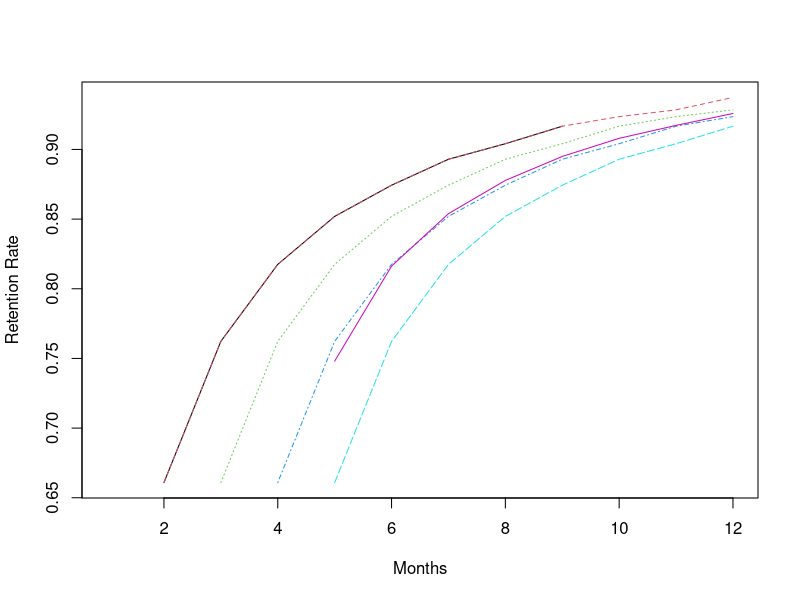

This figure's R source:
## ---- chunk 1
library(knitr)
opts_chunk$set(tidy = TRUE)
## ---- chunk 2
library(ggplot2)
library(dplyr)
library(reshape2)
## ---- chunk 3
d <- read.csv('data.csv',header=T)
d[,1] <- as.character(d[,1])
#d[,2] <- as.numeric(d[,2])
str(d)
## ---- chunk 4
t <- c(1:length(d[,2])) # t= month number
d1 <- cbind(d,t)
d1 <- mutate(d1,S=Active,t1=t-1) # t1 = preiod number of each month; S = active customers;
d1 <- mutate(d1, N= -c(NA,diff(d1$S))) # N = churned customers
d2 <- d1 %>% select(t1, S, N)
S0 <-  d2[["S"]][1] #initial cohort size
N1 <- d2[["N"]][-1] # vector of incremental churns
S1 <- d2[["S"]][length(t)] #last element of active customers column
## ---- chunk 5
# log of P
log_P <- function(t, a, b) {
  lbeta(a+1, b+t-1) - lbeta(a, b)
}
# log of S
log_S <- function(t, a, b) {
  lbeta(a, b+t) - lbeta(a,b)
}
#log likelihood of Beta Geometric functions 
LL_BG <- function(pars, N, S) {
  a <- exp(pars[1])
  b <- exp(pars[2])
  Tobs <- length(N)
  t <- 1:Tobs
  LL_p <- sum(N * log_P(t,a, b))
  LL_s <- S * log_S(Tobs, a, b)
  LL_all <- LL_p + LL_s
  return(-LL_all) ## scalar
}
## ---- chunk 6
opt_BG <- optim(c(0,0),fn=LL_BG,
N=N1, S=S1)
a <- exp(opt_BG[["par"]][1])
b <- exp(opt_BG[["par"]][2])
LL <- -opt_BG[["value"]]
#Log likelihood estimates of a and b are:
print(a);print(b)
#Log likelihood value at the estiamted parameters:
print(LL)
## ---- chunk 7
exp(log_P(1,a,b)) #t=1. P(T=1|a,b)=(theta*(1-theta)^2)
## ---- chunk 8
exp(log_P(2,a,b)) #t=2. P(T=2|a,b)=(theta*(1-theta)^2)
## ---- chunk 9
exp(log_S(3,a,b)) #t=3 for March. S(3)=(1-theta)^3
## ---- chunk 10
exp(log_S(8,a,b)) #t=8 for August. S(8)=(1-theta)^3
## ---- chunk 11
#To forecast customer counts, evaluate the survival function at each value of ???, and multiply by the size of the cohort(ref: Week_1_slides,pg34)
round(S0*exp(log_S(12,a,b)),0) #t=12 for December. S(3)=(1-theta)^3
## ---- chunk 12
# Making the table shown in Q3(a)
S3 <- matrix(0,nrow=12, ncol=4)
for (i in c(1:4)){
  S3[i,i]=2132
}
## ---- chunk 13
S0 <- 2132 #intial cohort size
t2 <- c(1:12) #Sep:august
S_pred2 <- array() #declaring an empty array to be used below
S4 <- S3

for (i in c(1:4)){
  t1 <- 12-i
  t <- c(1:t1)
  S01 <- S3[i,i] #2132 new customers
  S_pred2 <- round(S01*exp(log_S(t,a,b)),0) #array of predicted remaining customers 
  S4[,i] = c(S3[1:i,i], S_pred2) #all cohorts put into one matrix
}
rownames(S4) <- c(month.name[9:12],month.name[1:8])
colnames(S4) <- month.name[c(9:12)]
total <- rowSums(S4) 
S4 <- cbind(S4, total)
#S4 description: Col1 - The remainder from January cohort; col2 - The predicted customers for Sept...similarly the following columns; last column contains row sums
## ---- chunk 14
# calcualting the customers active after each interval
S0 <- d[[2]][1] #intial cohort size
t2 <- c(0:8) #interval for the year and for next year until August
S_pred=round(S0*exp(log_S(t2,a,b)),0)
## ---- chunk 15
d4 <- cbind('January'= c(S_pred, rep(NA,dim(S4)[1]-length(S_pred))), S4) #combining the BG coutns from Jan to the other cohorts
reten_rate <- apply(d4, 2, function(x){x/lag(x,1)}) #Retention rate of all cohorts
reten_rate <- data.frame(reten_rate)
reten_rate[reten_rate>1] <- NA # replace retention rate values greater than 1
## ---- chunk 16
#plotting all the retention rate
months <- colnames(reten_rate)
leg <- colnames(reten_rate)
matplot(c(1:12), reten_rate, type = 'l', xlab="Months", ylab="Retention Rate")
